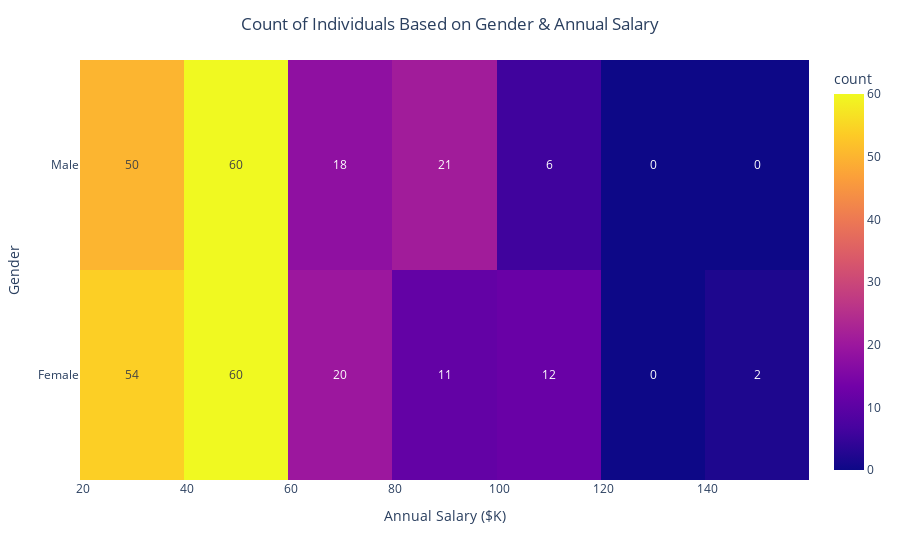
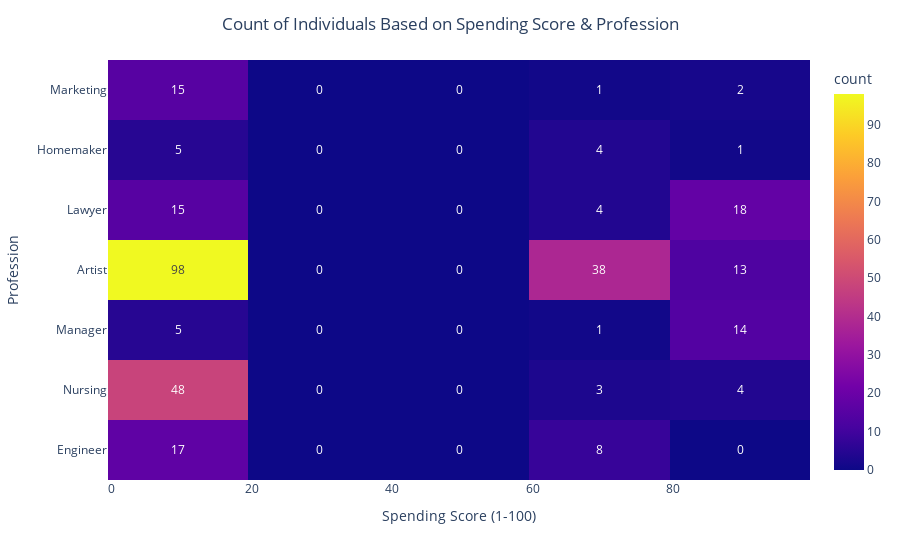
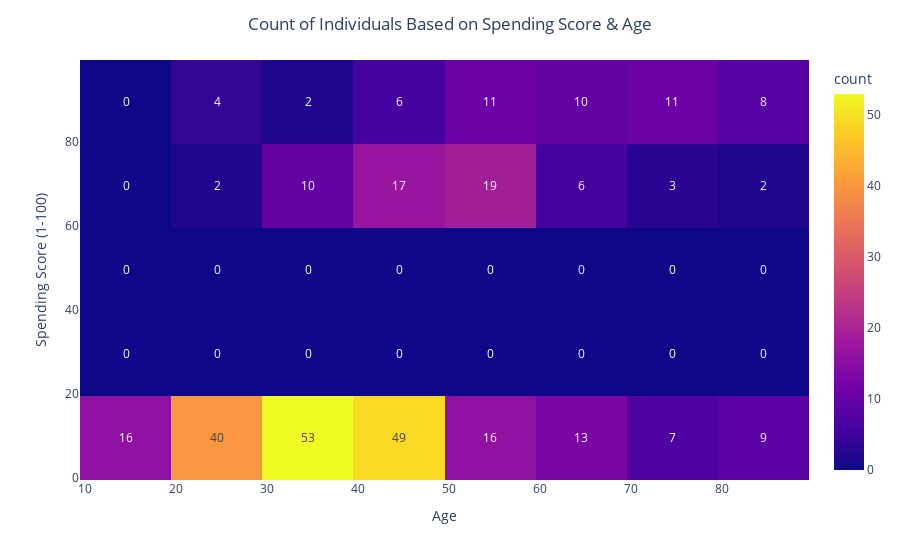

Notebook code for these charts, in order:
### Markdown cell above
##### Here are more findings.

### Code cell
import plotly.express as px

fig = px.density_heatmap(customer_seg_df_updated_sample_size, x="Annual Salary ($K)", y="Gender", text_auto=True)

fig.update_layout(title_text='Count of Individuals Based on Gender & Annual Salary', title_x=0.5)

fig.show()

print('Findings: Majority of Females and Males make an annual salary between $20,000 and $60,000.')

fig = px.density_heatmap(customer_seg_df_updated_sample_size, x="Spending Score (1-100)", y="Profession", text_auto=True)

fig.update_layout(title_text='Count of Individuals Based on Spending Score & Profession', title_x=0.5)

fig.show()

print('Findings: Majority of individuals are Artists but they have the lowest spending score in the group.')

fig = px.density_heatmap(customer_seg_df_updated_sample_size, x="Age", y="Spending Score (1-100)", text_auto=True)

fig.update_layout(title_text='Count of Individuals Based on Spending Score & Age', title_x=0.5)

fig.show()

print('Findings: Majority of Artists are betwen 20 and 60 years old.')

### Figure 1 — Plotly figure (JSON) as saved in the notebook; plotly's stock layout.template omitted (floating-point values rounded to 4 significant figures; data arrays with more than 128 entries replaced by an {"elided": "..."} marker saying what was removed)
{"data": [{"coloraxis": "coloraxis", "hovertemplate": "Annual Salary ($K)=%{x}<br>Gender=%{y}<br>count=%{z}<extra></extra>", "name": "", "texttemplate": "%{z}", "type": "histogram2d", "x": {"elided": "314 int values"}, "xaxis": "x", "xbingroup": "x", "y": {"elided": "314 str values"}, "yaxis": "y", "ybingroup": "y"}], "layout": {"coloraxis": {"colorbar": {"title": {"text": "count"}}, "colorscale": [[0, "#0d0887"], [0.1111, "#46039f"], [0.2222, "#7201a8"], [0.3333, "#9c179e"], [0.4444, "#bd3786"], [0.5556, "#d8576b"], [0.6667, "#ed7953"], [0.7778, "#fb9f3a"], [0.8889, "#fdca26"], [1, "#f0f921"]]}, "legend": {"tracegroupgap": 0}, "margin": {"t": 60}, "title": {"text": "Count of Individuals Based on Gender & Annual Salary", "x": 0.5}, "xaxis": {"anchor": "y", "domain": [0, 1], "title": {"text": "Annual Salary ($K)"}}, "yaxis": {"anchor": "x", "domain": [0, 1], "title": {"text": "Gender"}}}}

### Figure 2 — Plotly figure (JSON) as saved in the notebook; plotly's stock layout.template omitted (floating-point values rounded to 4 significant figures; data arrays with more than 128 entries replaced by an {"elided": "..."} marker saying what was removed)
{"data": [{"coloraxis": "coloraxis", "hovertemplate": "Spending Score (1-100)=%{x}<br>Profession=%{y}<br>count=%{z}<extra></extra>", "name": "", "texttemplate": "%{z}", "type": "histogram2d", "x": {"elided": "314 int values"}, "xaxis": "x", "xbingroup": "x", "y": {"elided": "314 str values"}, "yaxis": "y", "ybingroup": "y"}], "layout": {"coloraxis": {"colorbar": {"title": {"text": "count"}}, "colorscale": [[0, "#0d0887"], [0.1111, "#46039f"], [0.2222, "#7201a8"], [0.3333, "#9c179e"], [0.4444, "#bd3786"], [0.5556, "#d8576b"], [0.6667, "#ed7953"], [0.7778, "#fb9f3a"], [0.8889, "#fdca26"], [1, "#f0f921"]]}, "legend": {"tracegroupgap": 0}, "margin": {"t": 60}, "title": {"text": "Count of Individuals Based on Spending Score & Profession", "x": 0.5}, "xaxis": {"anchor": "y", "domain": [0, 1], "title": {"text": "Spending Score (1-100)"}}, "yaxis": {"anchor": "x", "domain": [0, 1], "title": {"text": "Profession"}}}}

### Figure 3 — Plotly figure (JSON) as saved in the notebook; plotly's stock layout.template omitted (floating-point values rounded to 4 significant figures; data arrays with more than 128 entries replaced by an {"elided": "..."} marker saying what was removed)
{"data": [{"coloraxis": "coloraxis", "hovertemplate": "Age=%{x}<br>Spending Score (1-100)=%{y}<br>count=%{z}<extra></extra>", "name": "", "texttemplate": "%{z}", "type": "histogram2d", "x": {"elided": "314 int values"}, "xaxis": "x", "xbingroup": "x", "y": {"elided": "314 int values"}, "yaxis": "y", "ybingroup": "y"}], "layout": {"coloraxis": {"colorbar": {"title": {"text": "count"}}, "colorscale": [[0, "#0d0887"], [0.1111, "#46039f"], [0.2222, "#7201a8"], [0.3333, "#9c179e"], [0.4444, "#bd3786"], [0.5556, "#d8576b"], [0.6667, "#ed7953"], [0.7778, "#fb9f3a"], [0.8889, "#fdca26"], [1, "#f0f921"]]}, "legend": {"tracegroupgap": 0}, "margin": {"t": 60}, "title": {"text": "Count of Individuals Based on Spending Score & Age", "x": 0.5}, "xaxis": {"anchor": "y", "domain": [0, 1], "title": {"text": "Age"}}, "yaxis": {"anchor": "x", "domain": [0, 1], "title": {"text": "Spending Score (1-100)"}}}}
